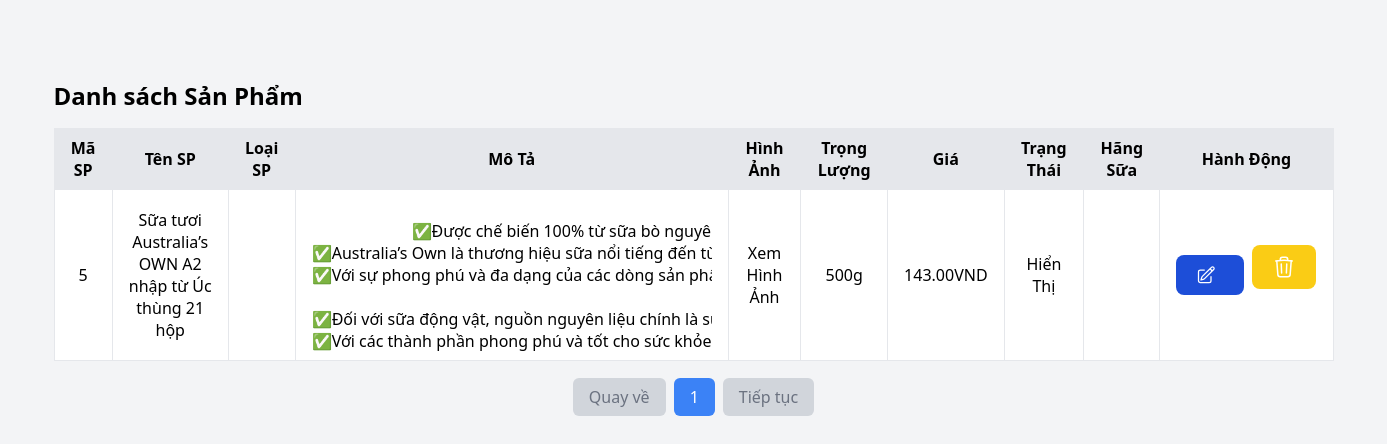
/admin/listProduct.php, run on an earlier commit of the app's database.
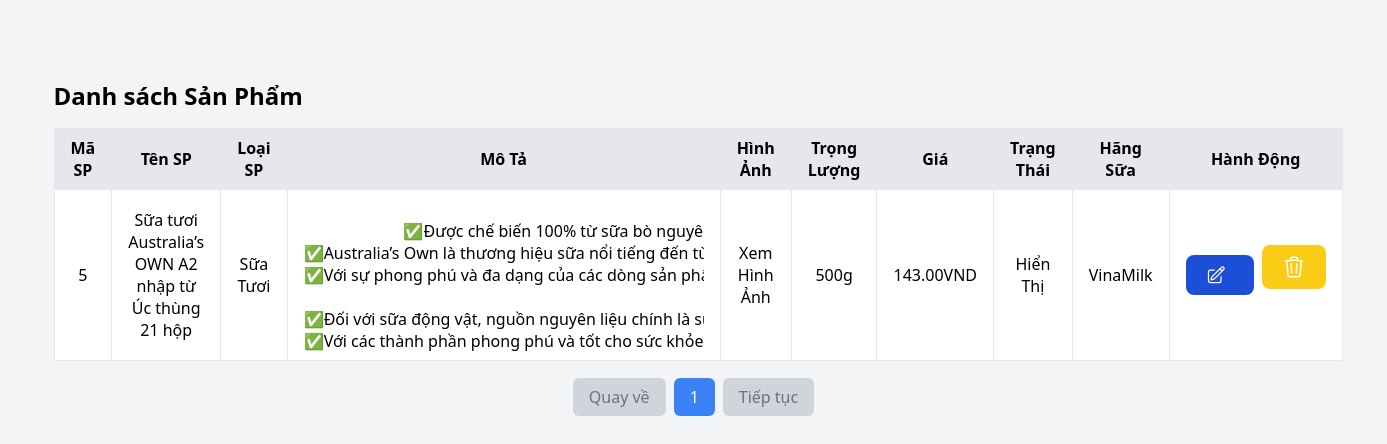
And on a later commit of the database.
### tables this page shows
CREATE TABLE `sua` (
  `id` int(11) NOT NULL,
  `title` varchar(255) DEFAULT NULL,
  `type` varchar(50) DEFAULT NULL,
  `weight` double DEFAULT NULL,
  `price` decimal(12,2) DEFAULT NULL,
  `is_active` tinyint(1) DEFAULT NULL,
  `thumbnail` longtext DEFAULT NULL,
  `content` longtext DEFAULT NULL,
  `brand` varchar(255) DEFAULT NULL
);

CREATE TABLE `brand` (
  `Id` varchar(255) NOT NULL,
  `Title` varchar(255) DEFAULT NULL,
  `Address` varchar(255) DEFAULT NULL,
  `PhoneNumber` varchar(255) DEFAULT NULL,
  `Email` varchar(255) DEFAULT NULL,
  `thumbnail` longtext DEFAULT NULL
);

### admin/helpers/paginteProduct.php (the view, shortened to what this page needs)
<?php
function paginate($itemsPerPage, $currentPage, $table)
{
    global $conn;
    $startPosition = ($currentPage - 1) * $itemsPerPage;
    $sql = "SELECT s.*, s.thumbnail, b.Title FROM Sua s LEFT JOIN brand b ON s.brand = b.Id LIMIT $itemsPerPage OFFSET $startPosition; ";
    $result = $conn->query($sql);
    if ($result->num_rows > 0) {
        while ($row = $result->fetch_assoc()) {
            ?>
            <tr class="row_data_customer">
                <td class="py-2 px-4 border text-center">
                    <?php echo $row["id"] ?>
                </td>
                <td focus="true" class="py-2 px-4 border text-center">
                    <?php echo $row["title"] ?>
                </td>
                <td focus="true" class="py-2 px-4 border text-center">
                    <?php echo $row["type"] ?>
                </td>
                <td class="px-4 py-2 border text-center ">
                    <p class="max-h-[200px] overflow-auto max-w-[400px] whitespace-pre">
                        <?php echo $row["content"] ?>
                    </p>
                </td>
                <td class="py-2 px-4 border text-center">
                    <a href="<?php echo $row["thumbnail"] ?>" target="_blank" rel="noopener noreferrer">Xem Hình
                        Ảnh</a>
                </td>
                <td class="py-2 px-4 border text-center">
                    <?php echo $row["weight"] ?>g
                </td>
                <td class="py-2 px-4 border text-center">
                    <?php echo $row["price"] ?>VND
                </td>
                <td class="py-2 px-4 border text-center">
                    <?php echo $row["is_active"] == 0 ? "Ẩn" : "Hiển Thị" ?>
                </td>
                <td class="py-2 px-4 border text-center">
                    <?php echo $row["Title"] ?>
                </td>
                <td class="py-2 px-4 border text-center">
                    <div class="flex gap-2 items-center">
                        <a href="dashboard.php?route=updateSua.php&id=<?php echo $row['id']; ?>"
                            class="text-white bg-blue-700 hover:bg-blue-800 focus:ring-4 focus:ring-blue-300 font-medium rounded-lg text-sm px-5 py-2.5 dark:bg-blue-600 dark:hover:bg-blue-700 focus:outline-none dark:focus:ring-blue-800 flex items-center">
                        </a>
                        <form action="deleteSua.php" method="POST" class="form-delete-submit" data-id="<?php echo $row["id"] ?>">
                            <button type="button" onclick="ConfirmDelete('<?php echo $row["id"] ?>')" class="focus:outline-none text-white bg-yellow-400 hover:bg-yellow-500 focus:ring-4
                                            focus:ring-yellow-300 font-medium rounded-lg text-sm px-5 py-2.5
                                            dark:focus:ring-yellow-900">
                            </button>
                        </form>
                    </div>
                </td>
            </tr>
            <?php
        }
    } else {
        echo "<p class='text-gray-500'>Không có sản phẩm nào.</p>";
    }
}
function paginateBtnNavigate($itemsPerPage, $currentPage, $table)
{
    global $conn;
    $totalItemsQuery = "SELECT COUNT(*) FROM $table";
    $result = $conn->query($totalItemsQuery);
    $totalItems = $result->fetch_row()[0];
    $totalPages = ceil($totalItems / $itemsPerPage);
    echo "<div class='flex justify-center mt-6'>";
    echo "<ul class='flex space-x-2'>";
    if ($currentPage > 1) {
        echo "<li><a href='dashboard.php?route=listProduct.php&page=" . ($currentPage - 1) . "' class='px-4 py-2 bg-blue-500 text-white rounded-md hover:bg-blue-600'>Quay về</a></li>";
    } else {
        echo "<li><span class='px-4 py-2 bg-gray-300 text-gray-500 rounded-md'>Quay về</span></li>";
    }
    for ($i = 1; $i <= $totalPages; $i++) {
        if ($i == $currentPage) {
            echo "<li><span class='px-4 py-2 bg-blue-500 text-white rounded-md'>$i</span></li>";
        } else {
            echo "<li><a href='dashboard.php?route=listProduct.php&page=$i' class='px-4 py-2 bg-white text-blue-500 rounded-md hover:bg-gray-100'>$i</a></li>";
        }
    }
    if ($currentPage < $totalPages) {
        echo "<li><a href='dashboard.php?route=listProduct.php&page=" . ($currentPage + 1) . "' class='px-4 py-2 bg-blue-500 text-white rounded-md hover:bg-blue-600'>Tiếp tục</a></li>";
    } else {
        echo "<li><span class='px-4 py-2 bg-gray-300 text-gray-500 rounded-md'>Tiếp tục</span></li>";
    }
    echo "</ul>";
    echo "</div>";
}
?>

What changed in the data, as far as the page shows it:
changed sua "Sữa tươi Australia’s OWN A2 nhập từ Úc thùng 21 hộp": type (not shown) → "Sữa Tươi"; brand.Title (not shown) → "VinaMilk"
